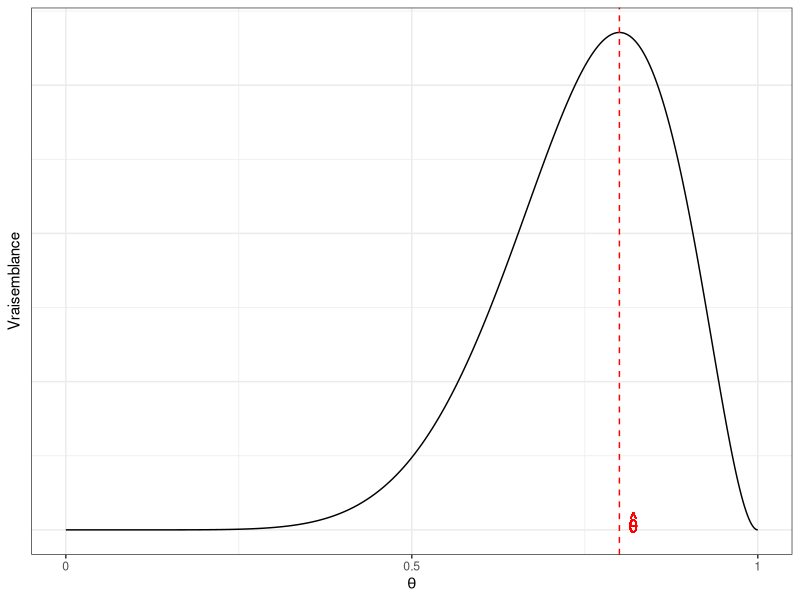
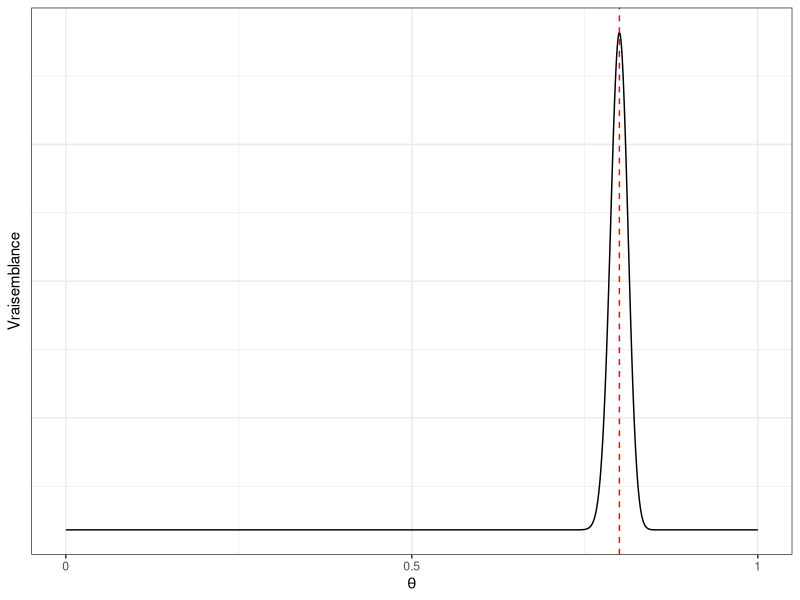
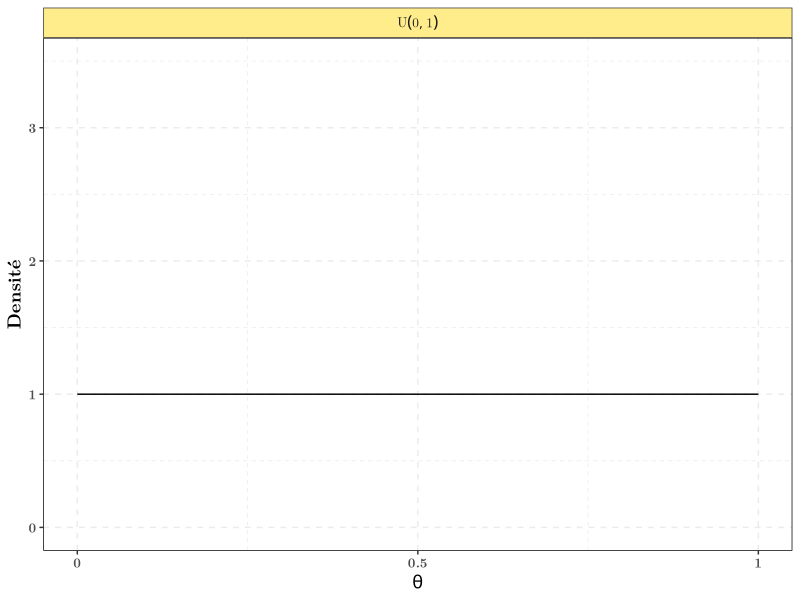
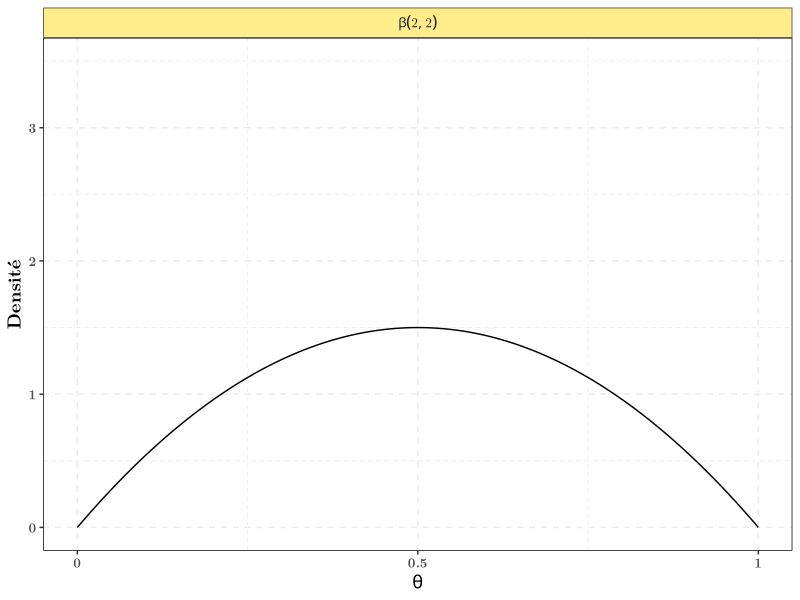
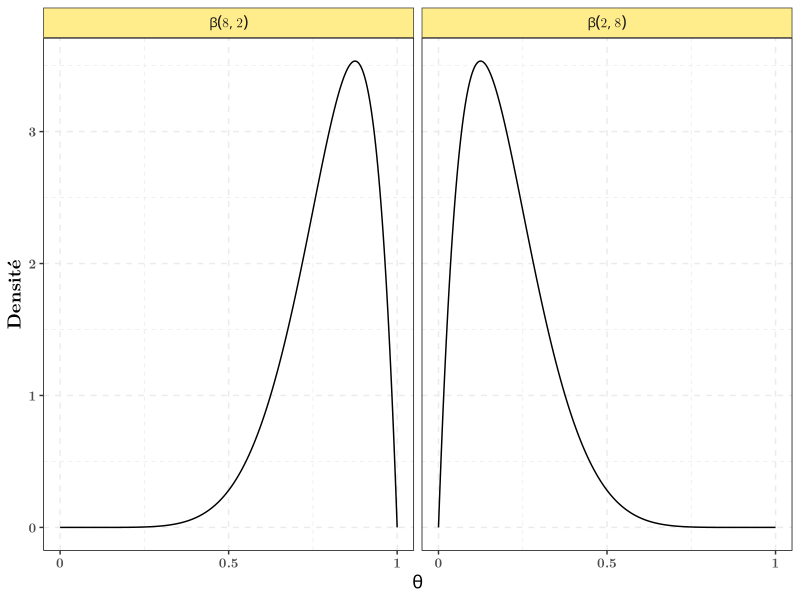
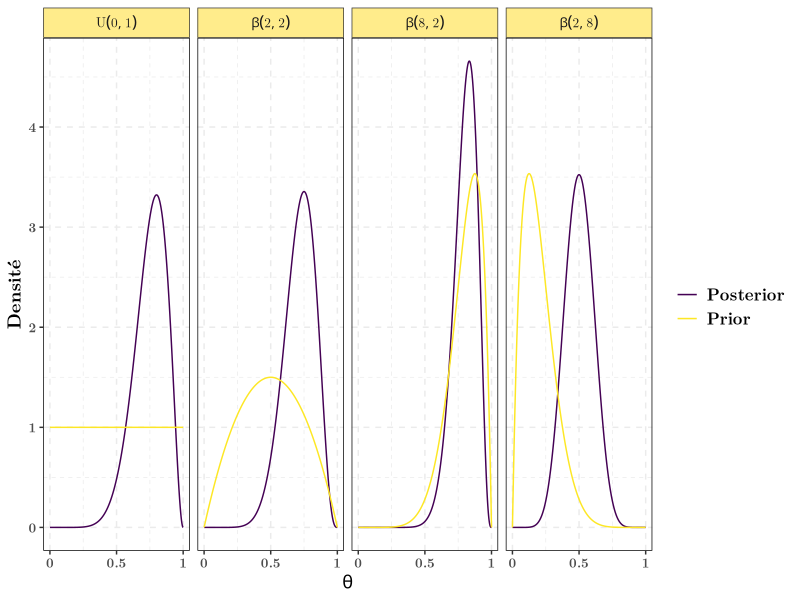
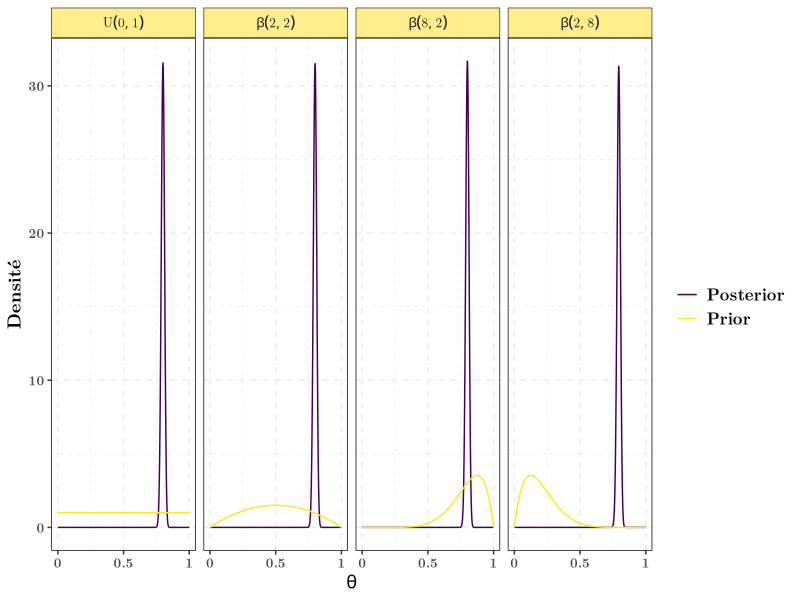
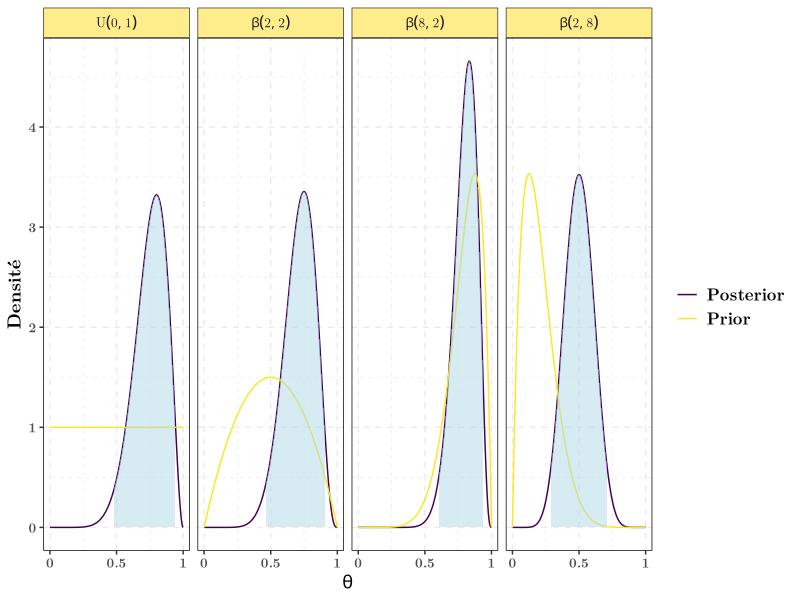

R code for these plots, in order: (Note: this script raises an error after producing the figures.)
## ---- chunk 1
knitr::opts_chunk$set(echo = FALSE, message = FALSE,
                      cache = TRUE,
                      fig.width =  7, 
                      fig.height = 4)
library(tidyverse)
## ---- chunk 2
theme_set(theme_bw() +
            theme(
              panel.border = element_rect(colour = "black",
                                          fill = rgb(0, 0, 0, 0)),
              panel.grid = element_line(linetype = 2),
              plot.background = element_rect(fill = "white"),# bg around panel
              legend.background = element_blank(),
              text = element_text(family = "LM Roman 10", size = 12, face = "bold"),
              axis.title = element_text(size = rel(1.1)),
              legend.text = element_text(size = rel(1)),
              legend.title = element_text(size = rel(1.1)),
              plot.subtitle = element_text(hjust = 0.5, size = rel(1)),
              strip.background = element_rect(fill = "lightgoldenrod1"),
              plot.title = element_text(face = "bold", size = rel(1.2), hjust = 0.5)))
## ---- chunk 3
n <- 10
n_pile <- 8
n_face <- n - n_pile
max_vrais <- n_pile / n
## ---- chunk 4
plot_vrais <- function(n, n_pile){
  n_face <- n - n_pile
  p <- data.frame(theta = seq(0, 1, length.out = 1001)) %>% 
    mutate(Vraisemblance = purrr::map_dbl(theta, 
                                          function(x){
                                            x^n_pile * (1 - x)^n_face
                                          })) %>% 
    ggplot(mapping = aes(x = theta, y = Vraisemblance)) +
    geom_line() +
    theme_bw() +
    scale_x_continuous(breaks = c(0, 0.5, 1), 
                       labels = c(0, 0.5, 1)) +
    labs(x = expression(theta)) +
    geom_vline(xintercept = max_vrais, linetype = 2, col = "red") +
    geom_text(inherit.aes = F, x = max_vrais + 0.02, col = "red", 
              label = "hat(theta)", y = 1e-4,
              parse = T) + 
    theme(axis.text.y = element_blank(),
          axis.ticks.y = element_blank())
  return(p)
}
## ---- chunk 5
print(plot_vrais(n, n_pile))
## ---- chunk 6
print(plot_vrais(n * 100, n_pile * 100))
## ---- chunk 7
levels_beta <- c("U(0, 1)", "beta(2, 2)", "beta(8, 2)", "beta(2, 8)")
df_prior <- data.frame(theta = seq(0, 1, length.out = 501)) %>% 
  mutate(unif   = dunif(theta), 
         beta22 = dbeta(theta, 2, 2),
         beta82 = dbeta(theta, 8, 2),
         beta28 = dbeta(theta, 2, 8)) %>% 
  tidyr::gather(key = "Distribution", 
                value = "Densite",
                -theta) %>%
  mutate(Distribution = case_when(Distribution == "unif"  ~ levels_beta[1],
                                  Distribution == "beta22"~ levels_beta[2],
                                  Distribution == "beta82"~ levels_beta[3],
                                  Distribution == "beta28"~ levels_beta[4]),
         Distribution = factor(Distribution, levels = levels_beta),
         Statut = rep("Prior", nrow(.)))
## ---- chunk 8
df_prior %>% 
  filter(Distribution == "U(0, 1)") %>% 
  ggplot(aes(x = theta, y = Densite)) + 
  geom_line() + 
  lims(y = c(0, 3.5)) +
  facet_wrap(~Distribution, nrow = 1, labeller = label_parsed) +
  scale_x_continuous(breaks = c(0, 0.5, 1), labels = c(0, 0.5, 1)) +
  labs(y = "Densité", x = expression(theta))
## ---- chunk 9
df_prior %>% 
  filter(Distribution == "beta(2, 2)") %>% 
  ggplot(aes(x = theta, y = Densite)) + 
  geom_line() + 
  lims(y = c(0, 3.5)) +
  facet_wrap(~Distribution, nrow = 1, labeller = label_parsed) +
  scale_x_continuous(breaks = c(0, 0.5, 1), labels = c(0, 0.5, 1)) +
  labs(y = "Densité", x = expression(theta))
## ---- chunk 10
df_prior %>% 
  filter(Distribution %in% c("beta(2, 8)", "beta(8, 2)")) %>% 
  ggplot(aes(x = theta, y = Densite)) + 
  geom_line() + 
  facet_wrap(~Distribution, nrow = 1, labeller = label_parsed) +
  scale_x_continuous(breaks = c(0, 0.5, 1), labels = c(0, 0.5, 1)) +
  labs(y = "Densité", x = expression(theta))
## ---- chunk 11
df_posterior <- data.frame(theta = seq(0, 1, length.out = 501)) %>% 
  mutate(unif = dbeta(theta, n_pile + 1, n_face + 1), 
         beta22 = dbeta(theta, 2 + n_pile, 2 + n_face),
         beta82 = dbeta(theta, 8 + n_pile, 2 + n_face),
         beta28 = dbeta(theta, 2 + n_pile, 8 + n_face)) %>% 
  tidyr::gather(key = "Distribution", 
                value = "Densite",
                 -theta) %>%
  mutate(Distribution = case_when(Distribution == "unif"  ~ levels_beta[1],
                                  Distribution == "beta22"~ levels_beta[2],
                                  Distribution == "beta82"~ levels_beta[3],
                                  Distribution == "beta28"~ levels_beta[4]),
         Distribution = factor(Distribution, levels = levels_beta),
         Statut = rep("Posterior", nrow(.)))  
## ---- chunk 12
p_posterior <-  rbind.data.frame(df_prior, df_posterior) %>% 
  ggplot(aes(x = theta, y = Densite, col = Statut)) + 
  geom_line() + 
  facet_wrap(~Distribution, nrow = 1, labeller = label_parsed) +
  scale_x_continuous(breaks = c(0, 0.5, 1), labels = c(0, 0.5, 1)) +
  labs(y = "Densité", x = expression(theta), col = "") +
  scale_color_viridis_d(option = "D")
print(p_posterior)
## ---- chunk 13
n_pile_100 <- 100 * n_pile
n_face_100 <- 100 * n_face
df_posterior_100 <- data.frame(theta = seq(0, 1, length.out = 501)) %>% 
  mutate(unif = dbeta(theta, n_pile_100 + 1, n_face_100 + 1), 
         beta22 = dbeta(theta, 2 + n_pile_100, 2 + n_face_100),
         beta82 = dbeta(theta, 8 + n_pile_100, 2 + n_face_100),
         beta28 = dbeta(theta, 2 + n_pile_100, 8 + n_face_100)) %>% 
  tidyr::gather(key = "Distribution", 
                value = "Densite",
                 -theta) %>%
  mutate(Distribution = case_when(Distribution == "unif"  ~ levels_beta[1],
                                  Distribution == "beta22"~ levels_beta[2],
                                  Distribution == "beta82"~ levels_beta[3],
                                  Distribution == "beta28"~ levels_beta[4]),
         Distribution = factor(Distribution, levels = levels_beta),
         Statut = rep("Posterior", nrow(.)))  
## ---- chunk 14
rbind.data.frame(df_prior, df_posterior_100) %>% 
  ggplot(aes(x = theta, y = Densite, col = Statut)) + 
  geom_line() + 
  facet_wrap(~Distribution, nrow = 1, labeller = label_parsed) +
  scale_x_continuous(breaks = c(0, 0.5, 1), labels = c(0, 0.5, 1)) +
  labs(y = "Densité", x = expression(theta), col = "") +
  scale_color_viridis_d(option = "D")
## ---- chunk 15
q_inf <- 0.025
q_sup <- 0.975
df_IC <- data.frame(Distribution = factor(c("U(0, 1)", "beta(2, 2)",
                                   "beta(8, 2)", "beta(2, 8)"),
                                 levels =levels_beta),
           b_inf = qbeta(q_inf,
                         c(1, 2, 8, 2) + n_pile,
                         c(1, 2, 2, 8) + n_face),
           b_sup = qbeta(q_sup,
                         c(1, 2, 8, 2) + n_pile,
                         c(1, 2, 2, 8) + n_face)) %>% 
  dplyr::right_join(x = df_posterior, by = "Distribution") %>% 
  dplyr::filter(theta >= b_inf & theta <= b_sup)
p_posterior + geom_ribbon(data = df_IC, ymin = 0, aes(ymax = Densite),
                          fill = "lightblue", col = NA, alpha = 0.5)
## ---- chunk 16
library(tidyverse)
rm(list = ls())
set.seed(123)
beta_vers <- 3; beta_herbe2 <- -1
beta_0 <- 0.1 * beta_herbe2 ; 
beta_herbe <- 2 * beta_herbe2 * beta_0
beta_true <- c(beta_0, beta_vers, beta_herbe, beta_herbe2)
n_site <- 30
gen_y <- function(v, h, h2){
  prob <- pnorm(beta_0 + v * beta_vers + h * beta_herbe + h2 * beta_herbe2)
  factor(sample(0:1, size = 1, prob = c(1 - prob, prob)),
         levels = c(0,1))
}
donnees_presence <- mixtools::rmvnorm(n_site, 
                                mu = c(0, 0), 
                                sigma = matrix(c(1, 0.5, 0.5, 1), ncol = 2)) %>% 
  as.data.frame() %>% 
  rename(dens_vers = V1, haut_herbe = V2) %>% 
  mutate(haut_herbe_2 = haut_herbe^2) %>% 
  rowwise() %>% 
  mutate(presence = gen_y(dens_vers, haut_herbe, haut_herbe_2)) 
## ---- chunk 17
ggplot(donnees_presence, aes(x = haut_herbe, y = dens_vers)) +
  geom_point(aes(col = presence)) + 
  labs(x = "Hauteur d'herbe", 
       y = "Densité de vers", 
       col = "Présence")
## ---- chunk 18
design_matrix <- donnees_presence %>% 
  select(-presence) %>%
  as.matrix() %>% 
  cbind(intercept = rep(1, nrow(.)), .)
y_vector <- donnees_presence %>% 
  pull(presence) %>% 
  as.character() %>% 
  as.numeric() 
## ---- chunk 19
get_likelihood <- function(beta_vec, X = design_matrix, 
                           y = y_vector, 
                          log = FALSE){
  phis <- pnorm(as.numeric(X %*% beta_vec), log.p = T)
  log_likelihood <- rep(NA, nrow(X))
  log_likelihood[y == 1] <- phis[y == 1]
  log_likelihood[y == 0] <- log(1 - exp(phis[y == 0]))
  if(log){
    return(sum(log_likelihood))
  }
  else
    return(exp(sum(log_likelihood)))
}
M_bound <- optim(beta_true, fn = function(b) -get_likelihood(b, log = TRUE)) %>% 
  {.$value * (-1)} %>% 
  exp() %>% 
  {. * 1.01}
## ---- chunk 20
get_sample_accept_reject <- function(X = design_matrix, 
                                     y = y_vector,
                                     M = 1,
                                     verbose = FALSE){
  stop_condition <- FALSE
  ntry <- 0
  while(!stop_condition){
    ntry <- ntry + 1
    candidate <- rnorm(4, 0, 2)
    stop_condition <- runif(1) < get_likelihood(candidate, X, y) / M
  }
  if(verbose){
    print(paste0("Number of tries: ", ntry))
  }
  names(candidate) <- paste0("beta[", 0:3,"]") 
  enframe(candidate, name = "Parameter", value = "Sample") %>% 
    mutate(M = M)
}
## ---- chunk 21
library(future)
future::plan(multisession)
n_samples <- 1000
posterior_samples <- furrr::future_map_dfr(1:n_samples,
                                    function(i) get_sample_accept_reject(M = M_bound), 
                                    .id = "Replicate") 
## ---- chunk 22
ggplot(posterior_samples) +
  aes(x = Sample) +
  stat_function(fun = function(x) dnorm(x, sd = 2),
                mapping = aes(color = "Prior")) +
  geom_density(mapping = aes(color = "Posterior")) +
  labs(color = "Distribution") +
  facet_wrap(.~Parameter, labeller = label_parsed) +
  geom_hline(yintercept = 0) + 
  labs(y = "Densité empirique")
## ---- chunk 23
posterior_samples %>% 
  filter(Parameter %in% c("beta[0]", "beta[1]")) %>% 
  select(-M) %>% 
  tidyr::spread(key = "Parameter", value = "Sample") %>% 
  ggplot(aes_string(x = "`beta[0]`", y = "`beta[1]`")) +
  geom_point() +
  geom_density2d() +
  labs(x = expression(beta[0]),
       y = expression(beta[1]))
## ---- chunk 24
posterior_samples %>% 
  group_by(Parameter) %>% 
  summarise(Estimation = round(mean(Sample), 3),
            inf_IC95 = quantile(Sample, prob = 0.025),
            sup_IC95 = quantile(Sample, prob = 0.975)) %>% 
  ungroup() %>% 
  knitr::kable() %>% 
  kableExtra::kable_styling()
